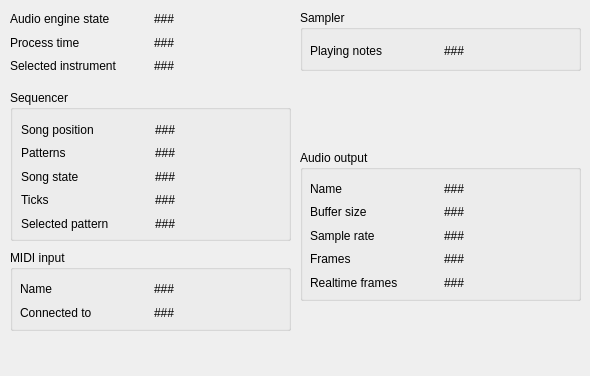
<ui version="4.0" >
 <class>AudioEngineInfoForm_UI</class>
 <widget class="QWidget" name="AudioEngineInfoForm_UI" >
  <property name="geometry" >
   <rect>
    <x>0</x>
    <y>0</y>
    <width>590</width>
    <height>376</height>
   </rect>
  </property>
  <property name="windowTitle" >
   <string>Form1</string>
  </property>
  <widget class="QGroupBox" name="groupBox_6" >
   <property name="geometry" >
    <rect>
     <x>300</x>
     <y>10</y>
     <width>281</width>
     <height>61</height>
    </rect>
   </property>
   <property name="title" >
    <string>Sampler</string>
   </property>
   <widget class="QWidget" name="layoutWidget_2" >
    <property name="geometry" >
     <rect>
      <x>10</x>
      <y>30</y>
      <width>261</width>
      <height>21</height>
     </rect>
    </property>
    <layout class="QGridLayout" >
     <property name="margin" >
      <number>0</number>
     </property>
     <property name="spacing" >
      <number>6</number>
     </property>
     <item row="0" column="1" >
      <widget class="QLabel" name="sampler_playingNotesLbl" >
       <property name="text" >
        <string>###</string>
       </property>
      </widget>
     </item>
     <item row="0" column="0" >
      <widget class="QLabel" name="TextLabel5_2" >
       <property name="text" >
        <string>Playing notes</string>
       </property>
      </widget>
     </item>
    </layout>
   </widget>
  </widget>
  <widget class="QWidget" name="layoutWidget_3" >
   <property name="geometry" >
    <rect>
     <x>10</x>
     <y>10</y>
     <width>281</width>
     <height>65</height>
    </rect>
   </property>
   <layout class="QGridLayout" >
    <property name="margin" >
     <number>0</number>
    </property>
    <property name="spacing" >
     <number>6</number>
    </property>
    <item row="2" column="0" >
     <widget class="QLabel" name="ticktextLabel1_3_2_2_2" >
      <property name="text" >
       <string>Selected instrument</string>
      </property>
     </widget>
    </item>
    <item row="0" column="0" >
     <widget class="QLabel" name="TextLabel1" >
      <property name="text" >
       <string>Audio engine state</string>
      </property>
     </widget>
    </item>
    <item row="1" column="1" >
     <widget class="QLabel" name="processTimeLbl" >
      <property name="text" >
       <string>###</string>
      </property>
     </widget>
    </item>
    <item row="2" column="1" >
     <widget class="QLabel" name="m_pSelectedInstrLbl" >
      <property name="text" >
       <string>###</string>
      </property>
     </widget>
    </item>
    <item row="0" column="1" >
     <widget class="QLabel" name="engineStateLbl" >
      <property name="text" >
       <string>###</string>
      </property>
     </widget>
    </item>
    <item row="1" column="0" >
     <widget class="QLabel" name="TextLabel7" >
      <property name="text" >
       <string>Process time</string>
      </property>
     </widget>
    </item>
   </layout>
  </widget>
  <widget class="QGroupBox" name="groupBox_3" >
   <property name="geometry" >
    <rect>
     <x>10</x>
     <y>90</y>
     <width>281</width>
     <height>151</height>
    </rect>
   </property>
   <property name="title" >
    <string>Sequencer</string>
   </property>
   <widget class="QWidget" name="layoutWidget_4" >
    <property name="geometry" >
     <rect>
      <x>11</x>
      <y>31</y>
      <width>261</width>
      <height>111</height>
     </rect>
    </property>
    <layout class="QGridLayout" >
     <property name="margin" >
      <number>0</number>
     </property>
     <property name="spacing" >
      <number>6</number>
     </property>
     <item row="2" column="1" >
      <widget class="QLabel" name="songStateLbl" >
       <property name="text" >
        <string>###</string>
       </property>
      </widget>
     </item>
     <item row="4" column="1" >
      <widget class="QLabel" name="selectedPatLbl" >
       <property name="text" >
        <string>###</string>
       </property>
      </widget>
     </item>
     <item row="2" column="0" >
      <widget class="QLabel" name="textLabel1_3" >
       <property name="text" >
        <string>Song state</string>
       </property>
      </widget>
     </item>
     <item row="4" column="0" >
      <widget class="QLabel" name="ticktextLabel1_3_2_2" >
       <property name="text" >
        <string>Selected pattern</string>
       </property>
      </widget>
     </item>
     <item row="0" column="0" >
      <widget class="QLabel" name="TextLabel1_2_2" >
       <property name="text" >
        <string>Song position</string>
       </property>
      </widget>
     </item>
     <item row="1" column="0" >
      <widget class="QLabel" name="TextLabel1_2" >
       <property name="text" >
        <string>Patterns</string>
       </property>
      </widget>
     </item>
     <item row="0" column="1" >
      <widget class="QLabel" name="m_pSongPositionLbl" >
       <property name="text" >
        <string>###</string>
       </property>
      </widget>
     </item>
     <item row="3" column="1" >
      <widget class="QLabel" name="nTicksLbl" >
       <property name="text" >
        <string>###</string>
       </property>
      </widget>
     </item>
     <item row="1" column="1" >
      <widget class="QLabel" name="currentPatternLbl" >
       <property name="text" >
        <string>###</string>
       </property>
      </widget>
     </item>
     <item row="3" column="0" >
      <widget class="QLabel" name="ticktextLabel1_3_2" >
       <property name="text" >
        <string>Ticks</string>
       </property>
      </widget>
     </item>
    </layout>
   </widget>
  </widget>
  <widget class="QGroupBox" name="groupBox_5" >
   <property name="geometry" >
    <rect>
     <x>10</x>
     <y>250</y>
     <width>281</width>
     <height>81</height>
    </rect>
   </property>
   <property name="title" >
    <string>MIDI input</string>
   </property>
   <widget class="QWidget" name="layoutWidget_5" >
    <property name="geometry" >
     <rect>
      <x>10</x>
      <y>30</y>
      <width>261</width>
      <height>42</height>
     </rect>
    </property>
    <layout class="QGridLayout" >
     <property name="margin" >
      <number>0</number>
     </property>
     <property name="spacing" >
      <number>6</number>
     </property>
     <item row="0" column="1" >
      <widget class="QLabel" name="midiDriverName" >
       <property name="text" >
        <string>###</string>
       </property>
      </widget>
     </item>
     <item row="1" column="1" >
      <widget class="QLabel" name="m_pMidiDeviceName" >
       <property name="text" >
        <string>###</string>
       </property>
      </widget>
     </item>
     <item row="1" column="0" >
      <widget class="QLabel" name="textLabel1_5" >
       <property name="text" >
        <string>Connected to</string>
       </property>
      </widget>
     </item>
     <item row="0" column="0" >
      <widget class="QLabel" name="TextLabel3" >
       <property name="text" >
        <string>Name</string>
       </property>
      </widget>
     </item>
    </layout>
   </widget>
  </widget>
  <widget class="QGroupBox" name="groupBox_4" >
   <property name="geometry" >
    <rect>
     <x>300</x>
     <y>150</y>
     <width>281</width>
     <height>151</height>
    </rect>
   </property>
   <property name="title" >
    <string>Audio output</string>
   </property>
   <widget class="QWidget" name="layoutWidget_6" >
    <property name="geometry" >
     <rect>
      <x>10</x>
      <y>30</y>
      <width>261</width>
      <height>111</height>
     </rect>
    </property>
    <layout class="QGridLayout" >
     <property name="margin" >
      <number>0</number>
     </property>
     <property name="spacing" >
      <number>6</number>
     </property>
     <item row="2" column="1" >
      <widget class="QLabel" name="sampleRateLbl" >
       <property name="text" >
        <string>###</string>
       </property>
      </widget>
     </item>
     <item row="4" column="0" >
      <widget class="QLabel" name="textLabel1_3_3" >
       <property name="text" >
        <string>Realtime frames</string>
       </property>
      </widget>
     </item>
     <item row="1" column="0" >
      <widget class="QLabel" name="textLabel1_2" >
       <property name="text" >
        <string>Buffer size</string>
       </property>
      </widget>
     </item>
     <item row="1" column="1" >
      <widget class="QLabel" name="bufferSizeLbl" >
       <property name="text" >
        <string>###</string>
       </property>
      </widget>
     </item>
     <item row="4" column="1" >
      <widget class="QLabel" name="nRealtimeFramesLbl" >
       <property name="text" >
        <string>###</string>
       </property>
      </widget>
     </item>
     <item row="3" column="1" >
      <widget class="QLabel" name="nFramesLbl" >
       <property name="text" >
        <string>###</string>
       </property>
      </widget>
     </item>
     <item row="2" column="0" >
      <widget class="QLabel" name="textLabel1_4" >
       <property name="text" >
        <string>Sample rate</string>
       </property>
      </widget>
     </item>
     <item row="0" column="0" >
      <widget class="QLabel" name="textLabel1" >
       <property name="text" >
        <string>Name</string>
       </property>
      </widget>
     </item>
     <item row="0" column="1" >
      <widget class="QLabel" name="driverLbl" >
       <property name="text" >
        <string>###</string>
       </property>
      </widget>
     </item>
     <item row="3" column="0" >
      <widget class="QLabel" name="textLabel1_3_2" >
       <property name="text" >
        <string>Frames</string>
       </property>
      </widget>
     </item>
    </layout>
   </widget>
  </widget>
 </widget>
 <layoutdefault spacing="6" margin="11" />
 <resources/>
 <connections/>
</ui>
